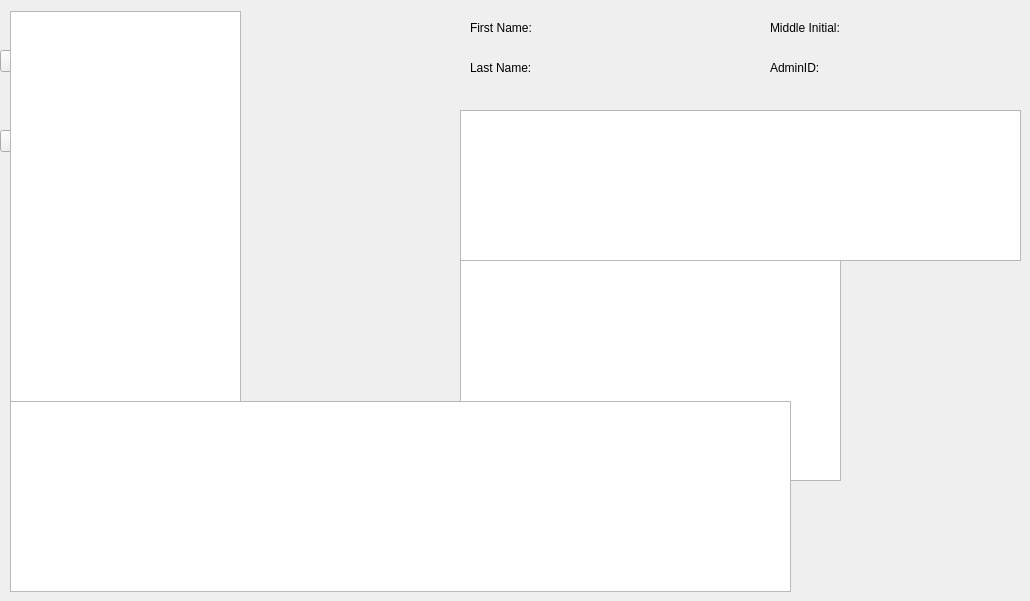
    <widget class="QWidget" name="tab">
     <attribute name="title">
      <string>Student</string>
     </attribute>
     <widget class="QComboBox" name="studentCollegeComboBox">
      <property name="geometry">
       <rect>
        <x>0</x>
        <y>50</y>
        <width>161</width>
        <height>22</height>
       </rect>
      </property>
     </widget>
     <widget class="QComboBox" name="studentDepartmentComboBox">
      <property name="geometry">
       <rect>
        <x>0</x>
        <y>130</y>
        <width>191</width>
        <height>22</height>
       </rect>
      </property>
     </widget>
     <widget class="QComboBox" name="studentMajorComboBox">
      <property name="geometry">
       <rect>
        <x>10</x>
        <y>200</y>
        <width>181</width>
        <height>22</height>
       </rect>
      </property>
     </widget>
     <widget class="QComboBox" name="studentCourseComboBox">
      <property name="geometry">
       <rect>
        <x>20</x>
        <y>270</y>
        <width>171</width>
        <height>22</height>
       </rect>
      </property>
     </widget>
     <widget class="QLabel" name="label">
      <property name="geometry">
       <rect>
        <x>10</x>
        <y>20</y>
        <width>71</width>
        <height>16</height>
       </rect>
      </property>
      <property name="text">
       <string>College:</string>
      </property>
     </widget>
     <widget class="QLabel" name="label_2">
      <property name="geometry">
       <rect>
        <x>10</x>
        <y>90</y>
        <width>81</width>
        <height>16</height>
       </rect>
      </property>
      <property name="text">
       <string>Department:</string>
      </property>
     </widget>
     <widget class="QLabel" name="label_3">
      <property name="geometry">
       <rect>
        <x>20</x>
        <y>170</y>
        <width>71</width>
        <height>16</height>
       </rect>
      </property>
      <property name="text">
       <string>Major:</string>
      </property>
     </widget>
     <widget class="QLabel" name="label_4">
      <property name="geometry">
       <rect>
        <x>20</x>
        <y>240</y>
        <width>111</width>
        <height>16</height>
       </rect>
      </property>
      <property name="text">
       <string>Course:</string>
      </property>
     </widget>
     <widget class="QLineEdit" name="lineEdit">
      <property name="geometry">
       <rect>
        <x>30</x>
        <y>360</y>
        <width>113</width>
        <height>21</height>
       </rect>
      </property>
     </widget>
     <widget class="QLabel" name="label_5">
      <property name="geometry">
       <rect>
        <x>30</x>
        <y>330</y>
        <width>71</width>
        <height>16</height>
       </rect>
      </property>
      <property name="text">
       <string>Add Class</string>
      </property>
     </widget>
     <widget class="QLabel" name="label_6">
      <property name="geometry">
       <rect>
        <x>460</x>
        <y>270</y>
        <width>91</width>
        <height>16</height>
       </rect>
      </property>
      <property name="text">
       <string>Remove Class</string>
      </property>
     </widget>
     <widget class="QComboBox" name="comboBox_5">
      <property name="geometry">
       <rect>
        <x>460</x>
        <y>290</y>
        <width>241</width>
        <height>22</height>
       </rect>
      </property>
     </widget>
     <widget class="QPushButton" name="pushButton_4">
      <property name="geometry">
       <rect>
        <x>710</x>
        <y>280</y>
        <width>80</width>
        <height>31</height>
       </rect>
      </property>
      <property name="text">
       <string>Remove</string>
      </property>
     </widget>
     <widget class="QLabel" name="label_7">
      <property name="geometry">
       <rect>
        <x>460</x>
        <y>220</y>
        <width>111</width>
        <height>16</height>
       </rect>
      </property>
      <property name="text">
       <string>Current Schedule:</string>
      </property>
     </widget>
     <widget class="QLabel" name="label_8">
      <property name="geometry">
       <rect>
        <x>470</x>
        <y>20</y>
        <width>71</width>
        <height>16</height>
       </rect>
      </property>
      <property name="text">
       <string>First Name:</string>
      </property>
     </widget>
     <widget class="QLabel" name="label_9">
      <property name="geometry">
       <rect>
        <x>470</x>
        <y>60</y>
        <width>71</width>
        <height>16</height>
       </rect>
      </property>
      <property name="text">
       <string>Last Name:</string>
      </property>
     </widget>
     <widget class="QLabel" name="label_10">
      <property name="geometry">
       <rect>
        <x>770</x>
        <y>20</y>
        <width>91</width>
        <height>16</height>
       </rect>
      </property>
      <property name="text">
       <string>Middle Initial:</string>
      </property>
     </widget>
     <widget class="QLabel" name="label_61">
      <property name="geometry">
       <rect>
        <x>770</x>
        <y>60</y>
        <width>71</width>
        <height>16</height>
       </rect>
      </property>
      <property name="text">
       <string>AdminID:</string>
      </property>
     </widget>
     <widget class="QTableView" name="studentCourseTable">
      <property name="geometry">
       <rect>
        <x>10</x>
        <y>11</y>
        <width>231</width>
        <height>501</height>
       </rect>
      </property>
     </widget>
     <widget class="QTableView" name="tableView">
      <property name="geometry">
       <rect>
        <x>460</x>
        <y>240</y>
        <width>381</width>
        <height>241</height>
       </rect>
      </property>
     </widget>
     <widget class="QTableView" name="studentCourseTable">
      <property name="geometry">
       <rect>
        <x>10</x>
        <y>401</y>
        <width>781</width>
        <height>191</height>
       </rect>
      </property>
     </widget>
     <widget class="QTableView" name="tableView">
      <property name="geometry">
       <rect>
        <x>460</x>
        <y>110</y>
        <width>561</width>
        <height>151</height>
       </rect>
      </property>
     </widget>
    </widget>
